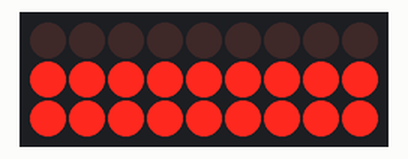
Simulated run of this sketch. Board: Arduino Uno, built with avr-gcc and run on an emulated ATmega328P. Shown: 9×3 LED matrix. Wiring (inferred from the names in the program): LED cube drawn one layer per row (orientation assumed): layers pin 2, pin 3, pin 4; columns pin 5, pin 6, pin 7, pin 8, pin 9, pin 10, pin 11, pin 12, pin 13. Random numbers use the default seed unless the sketch sets one.

Above: at 0.1 s.
At 3.73 s:
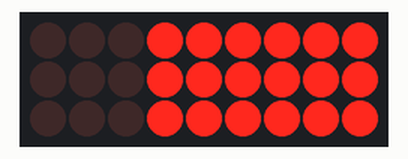
At 7.94 s:
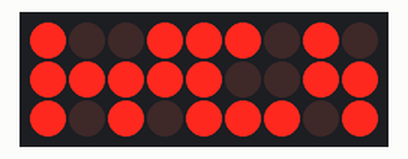
At 15.8 s:
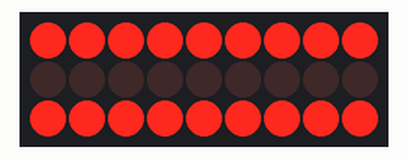
At 23.59 s:
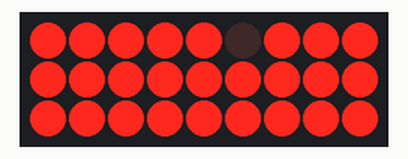
At 31.4 s:
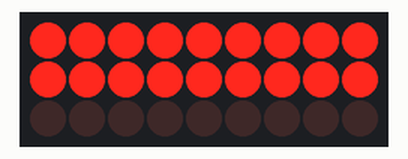

The sketch:

cubeLED.ino
```cpp
#define layerOne 2
#define layerTwo 3
#define layerThree 4

#define pin11 5
#define pin12 6
#define pin13 7
#define pin21 8
#define pin22 9
#define pin23 10
#define pin31 11
#define pin32 12
#define pin33 13

// layerOne   -> 0 - 8
// layerTwo   -> 9 - 17
// layerThree -> 18 - 26
const byte lenLEDs = 27;
byte LEDs[lenLEDs];

int LayerDuration = 3000;
unsigned long oldMicros = 0;
int stretch = 40;
int layer = 0;
int count = 0;

int i = 0;

int q = 0;
int nWall = 0;

void setup() {
  pinMode(layerOne, OUTPUT);
  pinMode(layerTwo, OUTPUT);
  pinMode(layerThree, OUTPUT);

  pinMode(pin11, OUTPUT);
  pinMode(pin12, OUTPUT);
  pinMode(pin13, OUTPUT);
  pinMode(pin21, OUTPUT);
  pinMode(pin22, OUTPUT);
  pinMode(pin23, OUTPUT);
  pinMode(pin31, OUTPUT);
  pinMode(pin32, OUTPUT);
  pinMode(pin33, OUTPUT);

  digitalWrite(layerOne, LOW);
  digitalWrite(layerTwo, LOW);
  digitalWrite(layerThree, LOW);

  digitalWrite(pin11, LOW);
  digitalWrite(pin12, LOW);
  digitalWrite(pin13, LOW);
  digitalWrite(pin21, LOW);
  digitalWrite(pin22, LOW);
  digitalWrite(pin23, LOW);
  digitalWrite(pin31, LOW);
  digitalWrite(pin32, LOW);
  digitalWrite(pin33, LOW);


}

void loop() {

  // waits until LayerDuration is reached and than goes through cycle
  if(micros()>= oldMicros){
    // updates oldMicros value by adding the micros() with LayerDuration
    oldMicros = micros() + LayerDuration;

    if (count % stretch == 0) {

      if (count < 10*stretch) {
        reset();
        allLayer(0);
      }

      if(count >= 10*stretch && count < 20*stretch) {
        reset();
        allLayer(1);
      }

      if(count >= 20*stretch && count < 30*stretch) {
        reset();
        allLayer(2);
      }

      if(count >= 30*stretch && count < 50*stretch) {
        reset();
        wallLED();
      }

      if(count >= 50*stretch && count < 70*stretch) {
        reset();
        randomLED();
      }

      if(count >= 70*stretch && count < (70+lenLEDs)*stretch) {
        reset();
        test();
      }

      if(count >= (70+lenLEDs)*stretch) {
        reset();
        allLEDs();
      }


    }

    cubeUpdate(layer);
    layer++;
    count++;

    if(layer > 2) {
      layer = 0;
    }

    if (count == 120*stretch) {
      count = 0;
      q = 0;
      nWall = 0;
    }
  }
}


void cubeUpdate(int nLayer) {

  if (nLayer == 0) {
    digitalWrite(layerOne, LOW);
    digitalWrite(layerTwo, LOW);
    digitalWrite(layerThree, LOW);
    delay(0.2);

    digitalWrite(pin11, LEDs[0]);
    digitalWrite(pin12, LEDs[1]);
    digitalWrite(pin13, LEDs[2]);
    digitalWrite(pin21, LEDs[3]);
    digitalWrite(pin22, LEDs[4]);
    digitalWrite(pin23, LEDs[5]);
    digitalWrite(pin31, LEDs[6]);
    digitalWrite(pin32, LEDs[7]);
    digitalWrite(pin33, LEDs[8]);

    digitalWrite(layerOne, HIGH);
  }

  if (nLayer == 1) {
    digitalWrite(layerOne, LOW);
    digitalWrite(layerTwo, LOW);
    digitalWrite(layerThree, LOW);
    delay(0.2);

    digitalWrite(pin11, LEDs[9]);
    digitalWrite(pin12, LEDs[10]);
    digitalWrite(pin13, LEDs[11]);
    digitalWrite(pin21, LEDs[12]);
    digitalWrite(pin22, LEDs[13]);
    digitalWrite(pin23, LEDs[14]);
    digitalWrite(pin31, LEDs[15]);
    digitalWrite(pin32, LEDs[16]);
    digitalWrite(pin33, LEDs[17]);

    digitalWrite(layerTwo, HIGH);
  }

  if (nLayer == 2) {
    digitalWrite(layerOne, LOW);
    digitalWrite(layerTwo, LOW);
    digitalWrite(layerThree, LOW);
    delay(0.2);

    digitalWrite(pin11, LEDs[18]);
    digitalWrite(pin12, LEDs[19]);
    digitalWrite(pin13, LEDs[20]);
    digitalWrite(pin21, LEDs[21]);
    digitalWrite(pin22, LEDs[22]);
    digitalWrite(pin23, LEDs[23]);
    digitalWrite(pin31, LEDs[24]);
    digitalWrite(pin32, LEDs[25]);
    digitalWrite(pin33, LEDs[26]);

    digitalWrite(layerThree, HIGH);
  }
}


void reset() {
  for (i = 0; i < lenLEDs; i++) {
    LEDs[i] = LOW;
  }
}

void allLEDs() {
  for (i = 0; i < lenLEDs; i++) {
    LEDs[i] = HIGH;
  }
}

void allLayer(int nLayer) {
  int aux = 0;
  if (nLayer == 0)
    aux = 0;
  if (nLayer == 1)
    aux = 9;
  if (nLayer == 2)
    aux = 18;

  for (i = 0; i < 9; i++) {
    LEDs[i+aux] = HIGH;
  }
}

void randomLED(){
  for (i = 0 ;i < 10; i++){
    LEDs[random(lenLEDs)] = HIGH;
  }
}

void test(){
  LEDs[q] = HIGH;
  q++;
  if (q == lenLEDs){
    q=0;
  }
}

void wallLED() {
  if(nWall == 0) {
    LEDs[0] = HIGH;
    LEDs[1] = HIGH;
    LEDs[2] = HIGH;
    LEDs[9] = HIGH;
    LEDs[10] = HIGH;
    LEDs[11] = HIGH;
    LEDs[18] = HIGH;
    LEDs[19] = HIGH;
    LEDs[20] = HIGH;
  }

  if(nWall == 1) {
    LEDs[1] = HIGH;
    LEDs[2] = HIGH;
    LEDs[5] = HIGH;
    LEDs[10] = HIGH;
    LEDs[11] = HIGH;
    LEDs[14] = HIGH;
    LEDs[19] = HIGH;
    LEDs[20] = HIGH;
    LEDs[23] = HIGH;
  }

  if(nWall == 2) {
    LEDs[2] = HIGH;
    LEDs[5] = HIGH;
    LEDs[8] = HIGH;
    LEDs[11] = HIGH;
    LEDs[14] = HIGH;
    LEDs[17] = HIGH;
    LEDs[20] = HIGH;
    LEDs[23] = HIGH;
    LEDs[26] = HIGH;
  }

  if(nWall == 3) {
    LEDs[5] = HIGH;
    LEDs[8] = HIGH;
    LEDs[7] = HIGH;
    LEDs[14] = HIGH;
    LEDs[17] = HIGH;
    LEDs[16] = HIGH;
    LEDs[23] = HIGH;
    LEDs[26] = HIGH;
    LEDs[25] = HIGH;
  }

  if(nWall == 4) {
    LEDs[8] = HIGH;
    LEDs[7] = HIGH;
    LEDs[6] = HIGH;
    LEDs[17] = HIGH;
    LEDs[16] = HIGH;
    LEDs[15] = HIGH;
    LEDs[26] = HIGH;
    LEDs[25] = HIGH;
    LEDs[24] = HIGH;
  }

  if(nWall == 5) {
    LEDs[7] = HIGH;
    LEDs[6] = HIGH;
    LEDs[3] = HIGH;
    LEDs[16] = HIGH;
    LEDs[15] = HIGH;
    LEDs[12] = HIGH;
    LEDs[25] = HIGH;
    LEDs[24] = HIGH;
    LEDs[21] = HIGH;
  }

  if(nWall == 6) {
    LEDs[6] = HIGH;
    LEDs[3] = HIGH;
    LEDs[0] = HIGH;
    LEDs[15] = HIGH;
    LEDs[12] = HIGH;
    LEDs[9] = HIGH;
    LEDs[24] = HIGH;
    LEDs[21] = HIGH;
    LEDs[18] = HIGH;
  }

  if(nWall == 6) {
    LEDs[3] = HIGH;
    LEDs[0] = HIGH;
    LEDs[1] = HIGH;
    LEDs[12] = HIGH;
    LEDs[9] = HIGH;
    LEDs[10] = HIGH;
    LEDs[21] = HIGH;
    LEDs[18] = HIGH;
    LEDs[19] = HIGH;
  }

  nWall++;
  if (nWall == 7)
    nWall = 0;

}
```

Measured:
- what the display in image 0 shows lasts 1.3 s, from 0.0 s to 1.3 s
